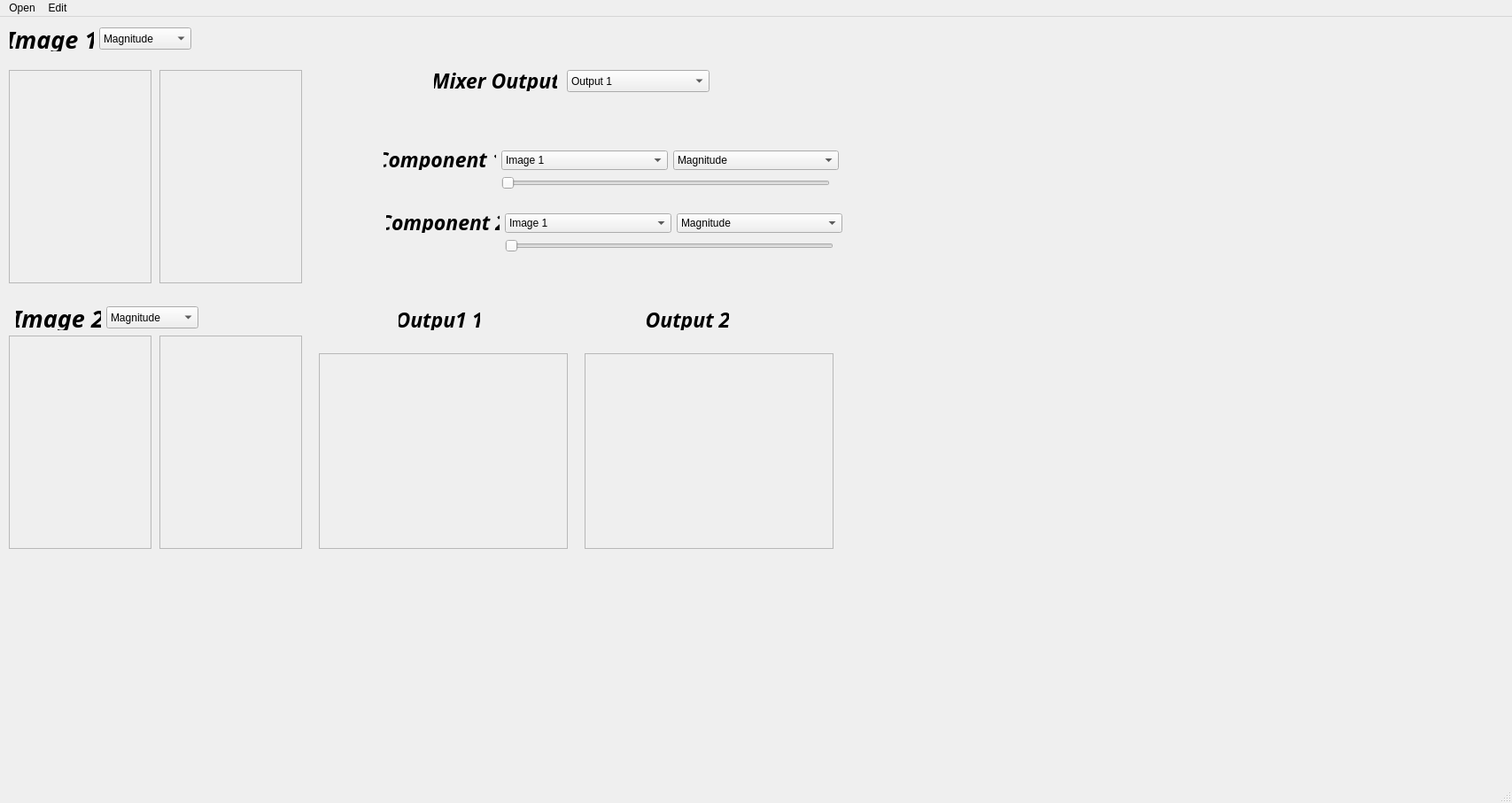
<?xml version="1.0" encoding="UTF-8"?>
<ui version="4.0">
 <class>MainWindow</class>
 <widget class="QMainWindow" name="MainWindow">
  <property name="geometry">
   <rect>
    <x>0</x>
    <y>0</y>
    <width>1707</width>
    <height>907</height>
   </rect>
  </property>
  <property name="windowTitle">
   <string>MainWindow</string>
  </property>
  <widget class="QWidget" name="centralwidget">
   <widget class="QLabel" name="output2">
    <property name="geometry">
     <rect>
      <x>360</x>
      <y>380</y>
      <width>281</width>
      <height>221</height>
     </rect>
    </property>
    <property name="frameShape">
     <enum>QFrame::StyledPanel</enum>
    </property>
    <property name="text">
     <string/>
    </property>
   </widget>
   <widget class="QLabel" name="output2_label">
    <property name="geometry">
     <rect>
      <x>730</x>
      <y>330</y>
      <width>93</width>
      <height>24</height>
     </rect>
    </property>
    <property name="font">
     <font>
      <family>Ubuntu Mono</family>
      <pointsize>17</pointsize>
      <weight>75</weight>
      <italic>true</italic>
      <bold>true</bold>
     </font>
    </property>
    <property name="text">
     <string>Output 2</string>
    </property>
    <property name="textFormat">
     <enum>Qt::AutoText</enum>
    </property>
    <property name="alignment">
     <set>Qt::AlignCenter</set>
    </property>
   </widget>
   <widget class="QLabel" name="output1">
    <property name="geometry">
     <rect>
      <x>660</x>
      <y>380</y>
      <width>281</width>
      <height>221</height>
     </rect>
    </property>
    <property name="frameShape">
     <enum>QFrame::StyledPanel</enum>
    </property>
    <property name="text">
     <string/>
    </property>
   </widget>
   <widget class="QLabel" name="output1_label">
    <property name="geometry">
     <rect>
      <x>450</x>
      <y>330</y>
      <width>92</width>
      <height>24</height>
     </rect>
    </property>
    <property name="font">
     <font>
      <family>Ubuntu Mono</family>
      <pointsize>17</pointsize>
      <weight>75</weight>
      <italic>true</italic>
      <bold>true</bold>
     </font>
    </property>
    <property name="text">
     <string>Outpu1 1</string>
    </property>
    <property name="textFormat">
     <enum>Qt::AutoText</enum>
    </property>
    <property name="alignment">
     <set>Qt::AlignCenter</set>
    </property>
   </widget>
   <widget class="QLabel" name="mixer_output">
    <property name="geometry">
     <rect>
      <x>490</x>
      <y>60</y>
      <width>139</width>
      <height>24</height>
     </rect>
    </property>
    <property name="font">
     <font>
      <family>Ubuntu Mono</family>
      <pointsize>17</pointsize>
      <weight>75</weight>
      <italic>true</italic>
      <bold>true</bold>
     </font>
    </property>
    <property name="text">
     <string>Mixer Output</string>
    </property>
    <property name="textFormat">
     <enum>Qt::AutoText</enum>
    </property>
    <property name="alignment">
     <set>Qt::AlignCenter</set>
    </property>
   </widget>
   <widget class="QComboBox" name="output_channel">
    <property name="geometry">
     <rect>
      <x>640</x>
      <y>60</y>
      <width>161</width>
      <height>25</height>
     </rect>
    </property>
    <item>
     <property name="text">
      <string>Output 1</string>
     </property>
    </item>
    <item>
     <property name="text">
      <string>Output 2</string>
     </property>
    </item>
   </widget>
   <widget class="QLabel" name="img1_label">
    <property name="geometry">
     <rect>
      <x>11</x>
      <y>11</y>
      <width>95</width>
      <height>28</height>
     </rect>
    </property>
    <property name="font">
     <font>
      <family>Ubuntu Mono</family>
      <pointsize>20</pointsize>
      <weight>75</weight>
      <italic>true</italic>
      <bold>true</bold>
     </font>
    </property>
    <property name="text">
     <string>Image 1</string>
    </property>
    <property name="alignment">
     <set>Qt::AlignCenter</set>
    </property>
   </widget>
   <widget class="QComboBox" name="img1_combo">
    <property name="geometry">
     <rect>
      <x>112</x>
      <y>12</y>
      <width>104</width>
      <height>25</height>
     </rect>
    </property>
    <item>
     <property name="text">
      <string>Magnitude</string>
     </property>
    </item>
    <item>
     <property name="text">
      <string>Phase</string>
     </property>
    </item>
    <item>
     <property name="text">
      <string>Real</string>
     </property>
    </item>
    <item>
     <property name="text">
      <string>Imaginary</string>
     </property>
    </item>
   </widget>
   <widget class="QLabel" name="img1">
    <property name="geometry">
     <rect>
      <x>10</x>
      <y>60</y>
      <width>161</width>
      <height>241</height>
     </rect>
    </property>
    <property name="frameShape">
     <enum>QFrame::StyledPanel</enum>
    </property>
    <property name="text">
     <string/>
    </property>
   </widget>
   <widget class="QLabel" name="img1_component">
    <property name="geometry">
     <rect>
      <x>180</x>
      <y>60</y>
      <width>161</width>
      <height>241</height>
     </rect>
    </property>
    <property name="frameShape">
     <enum>QFrame::StyledPanel</enum>
    </property>
    <property name="text">
     <string/>
    </property>
   </widget>
   <widget class="QLabel" name="img2_label">
    <property name="geometry">
     <rect>
      <x>18</x>
      <y>326</y>
      <width>96</width>
      <height>28</height>
     </rect>
    </property>
    <property name="font">
     <font>
      <family>Ubuntu Mono</family>
      <pointsize>20</pointsize>
      <weight>75</weight>
      <italic>true</italic>
      <bold>true</bold>
     </font>
    </property>
    <property name="text">
     <string>Image 2</string>
    </property>
    <property name="alignment">
     <set>Qt::AlignCenter</set>
    </property>
   </widget>
   <widget class="QComboBox" name="img2_combo">
    <property name="geometry">
     <rect>
      <x>120</x>
      <y>327</y>
      <width>104</width>
      <height>25</height>
     </rect>
    </property>
    <item>
     <property name="text">
      <string>Magnitude</string>
     </property>
    </item>
    <item>
     <property name="text">
      <string>Phase</string>
     </property>
    </item>
    <item>
     <property name="text">
      <string>Real</string>
     </property>
    </item>
    <item>
     <property name="text">
      <string>Imaginary</string>
     </property>
    </item>
   </widget>
   <widget class="QLabel" name="img2">
    <property name="geometry">
     <rect>
      <x>10</x>
      <y>360</y>
      <width>161</width>
      <height>241</height>
     </rect>
    </property>
    <property name="frameShape">
     <enum>QFrame::StyledPanel</enum>
    </property>
    <property name="text">
     <string/>
    </property>
   </widget>
   <widget class="QLabel" name="img2_component">
    <property name="geometry">
     <rect>
      <x>180</x>
      <y>360</y>
      <width>161</width>
      <height>241</height>
     </rect>
    </property>
    <property name="frameShape">
     <enum>QFrame::StyledPanel</enum>
    </property>
    <property name="text">
     <string/>
    </property>
   </widget>
   <widget class="QSlider" name="component2_slider">
    <property name="geometry">
     <rect>
      <x>570</x>
      <y>251</y>
      <width>371</width>
      <height>16</height>
     </rect>
    </property>
    <property name="orientation">
     <enum>Qt::Horizontal</enum>
    </property>
   </widget>
   <widget class="QWidget" name="layoutWidget">
    <property name="geometry">
     <rect>
      <x>570</x>
      <y>220</y>
      <width>381</width>
      <height>27</height>
     </rect>
    </property>
    <layout class="QHBoxLayout" name="horizontalLayout_2">
     <item>
      <widget class="QComboBox" name="component2_img">
       <item>
        <property name="text">
         <string>Image 1</string>
        </property>
       </item>
       <item>
        <property name="text">
         <string>Image 2</string>
        </property>
       </item>
      </widget>
     </item>
     <item>
      <widget class="QComboBox" name="component2_type">
       <item>
        <property name="text">
         <string>Magnitude</string>
        </property>
       </item>
       <item>
        <property name="text">
         <string>Phase</string>
        </property>
       </item>
       <item>
        <property name="text">
         <string>Real</string>
        </property>
       </item>
       <item>
        <property name="text">
         <string>Imaginary</string>
        </property>
       </item>
      </widget>
     </item>
    </layout>
   </widget>
   <widget class="QLabel" name="Component1">
    <property name="geometry">
     <rect>
      <x>433</x>
      <y>149</y>
      <width>127</width>
      <height>24</height>
     </rect>
    </property>
    <property name="font">
     <font>
      <family>Ubuntu Mono</family>
      <pointsize>17</pointsize>
      <weight>75</weight>
      <italic>true</italic>
      <bold>true</bold>
     </font>
    </property>
    <property name="text">
     <string>Component 1</string>
    </property>
    <property name="textFormat">
     <enum>Qt::AutoText</enum>
    </property>
    <property name="alignment">
     <set>Qt::AlignCenter</set>
    </property>
   </widget>
   <widget class="QLabel" name="component2">
    <property name="geometry">
     <rect>
      <x>436</x>
      <y>220</y>
      <width>128</width>
      <height>24</height>
     </rect>
    </property>
    <property name="font">
     <font>
      <family>Ubuntu Mono</family>
      <pointsize>17</pointsize>
      <weight>75</weight>
      <italic>true</italic>
      <bold>true</bold>
     </font>
    </property>
    <property name="text">
     <string>Component 2</string>
    </property>
    <property name="textFormat">
     <enum>Qt::AutoText</enum>
    </property>
    <property name="alignment">
     <set>Qt::AlignCenter</set>
    </property>
   </widget>
   <widget class="QSlider" name="component1_slider">
    <property name="geometry">
     <rect>
      <x>566</x>
      <y>180</y>
      <width>371</width>
      <height>16</height>
     </rect>
    </property>
    <property name="orientation">
     <enum>Qt::Horizontal</enum>
    </property>
   </widget>
   <widget class="QWidget" name="layoutWidget">
    <property name="geometry">
     <rect>
      <x>566</x>
      <y>149</y>
      <width>381</width>
      <height>27</height>
     </rect>
    </property>
    <layout class="QHBoxLayout" name="horizontalLayout">
     <item>
      <widget class="QComboBox" name="component1_img">
       <item>
        <property name="text">
         <string>Image 1</string>
        </property>
       </item>
       <item>
        <property name="text">
         <string>Image 2</string>
        </property>
       </item>
      </widget>
     </item>
     <item>
      <widget class="QComboBox" name="component1_type">
       <item>
        <property name="text">
         <string>Magnitude</string>
        </property>
       </item>
       <item>
        <property name="text">
         <string>Phase</string>
        </property>
       </item>
       <item>
        <property name="text">
         <string>Real</string>
        </property>
       </item>
       <item>
        <property name="text">
         <string>Imaginary</string>
        </property>
       </item>
      </widget>
     </item>
    </layout>
   </widget>
  </widget>
  <widget class="QMenuBar" name="menubar">
   <property name="geometry">
    <rect>
     <x>0</x>
     <y>0</y>
     <width>1707</width>
     <height>22</height>
    </rect>
   </property>
   <widget class="QMenu" name="menuOpen">
    <property name="title">
     <string>Open</string>
    </property>
   </widget>
   <widget class="QMenu" name="menuEdit">
    <property name="title">
     <string>Edit</string>
    </property>
   </widget>
   <addaction name="menuOpen"/>
   <addaction name="menuEdit"/>
  </widget>
  <widget class="QStatusBar" name="statusbar"/>
 </widget>
 <resources/>
 <connections/>
</ui>
